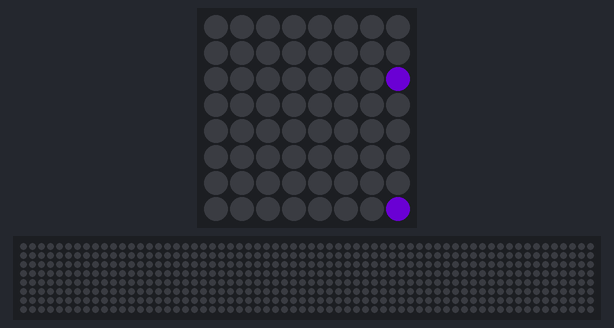
Bench run of a program on a simulated Raspberry Pi (BCM pin numbers) with a Sense HAT. Shown: the Sense HAT's 8×8 RGB LED matrix, a strip that is not on the board, showing the scrolling text unrolled. Dim RGB values are drawn brighter than linear; the clock reads 2024-03-15 10:24:30 at power-on unless the program sets it; random numbers come from a fixed seed; the 64×8 strip is a reading aid, not a part: it shows the text the matrix is scrolling, unrolled, one strip-width of it at a time. At 4.9 s the program stops and its outputs stay as they are.

Above: at 0.17 s.
At 0.67 s:
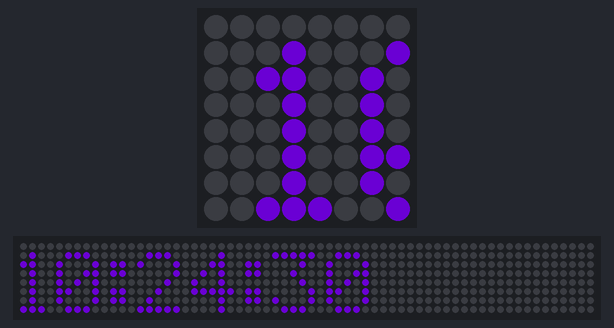
At 1.28 s:
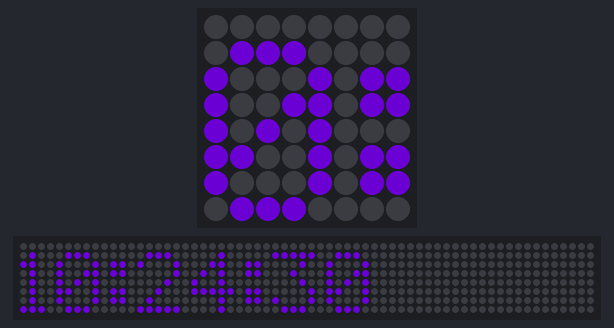
At 2.48 s:
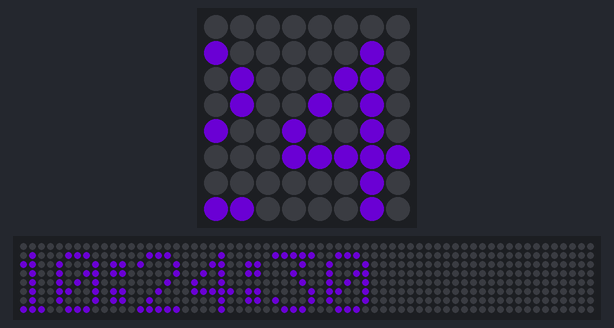
At 3.59 s:
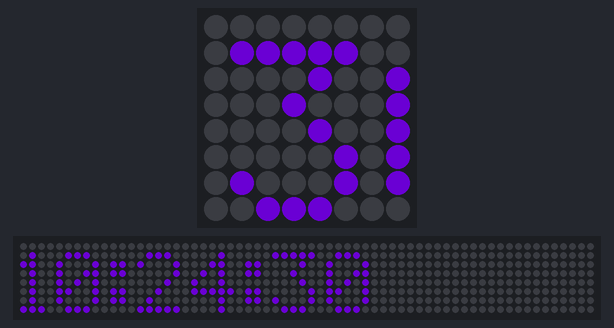
At 4.8 s:
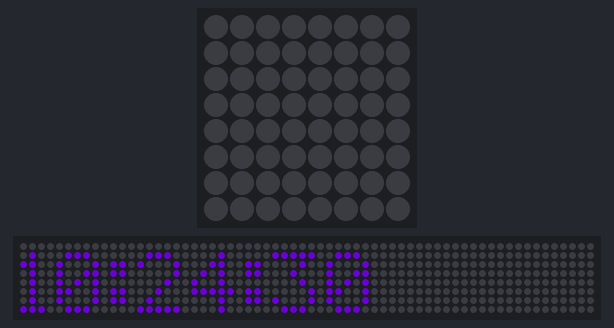

The program:

hat_display_time.py
```python
#!/bin/python3

from sense_hat import SenseHat
import time
from random import randint

def randColor():
    return randint(0,255)

sense = SenseHat()
sense.set_rotation(180)

sense.show_message((time.strftime("%H:%M:%S", time.localtime())), text_colour=[randColor(), randColor(), randColor()], scroll_speed=0.1)
```
